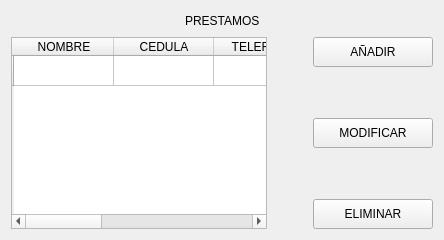
               <widget class="QWidget" name="lista_negra">
                <layout class="QVBoxLayout" name="verticalLayout_24">
                 <item>
                  <layout class="QHBoxLayout" name="horizontalLayout_23">
                   <item>
                    <spacer name="horizontalSpacer_31">
                     <property name="orientation">
                      <enum>Qt::Horizontal</enum>
                     </property>
                     <property name="sizeHint" stdset="0">
                      <size>
                       <width>40</width>
                       <height>20</height>
                      </size>
                     </property>
                    </spacer>
                   </item>
                   <item>
                    <widget class="QLabel" name="label_18">
                     <property name="text">
                      <string>PRESTAMOS</string>
                     </property>
                    </widget>
                   </item>
                   <item>
                    <spacer name="horizontalSpacer_32">
                     <property name="orientation">
                      <enum>Qt::Horizontal</enum>
                     </property>
                     <property name="sizeHint" stdset="0">
                      <size>
                       <width>40</width>
                       <height>20</height>
                      </size>
                     </property>
                    </spacer>
                   </item>
                  </layout>
                 </item>
                 <item>
                  <layout class="QHBoxLayout" name="horizontalLayout_24">
                   <item>
                    <widget class="QTableWidget" name="table_deudores">
                     <row>
                      <property name="text">
                       <string/>
                      </property>
                     </row>
                     <column>
                      <property name="text">
                       <string>NOMBRE</string>
                      </property>
                     </column>
                     <column>
                      <property name="text">
                       <string>CEDULA</string>
                      </property>
                     </column>
                     <column>
                      <property name="text">
                       <string>TELEFONO</string>
                      </property>
                     </column>
                     <column>
                      <property name="text">
                       <string>MONTO</string>
                      </property>
                     </column>
                     <column>
                      <property name="text">
                       <string>FECHA DEUDA</string>
                      </property>
                     </column>
                     <column>
                      <property name="text">
                       <string>DIAS DEBIENDO</string>
                      </property>
                     </column>
                     <item row="0" column="5">
                      <property name="text">
                       <string/>
                      </property>
                      <property name="font">
                       <font>
                        <weight>75</weight>
                        <bold>true</bold>
                       </font>
                      </property>
                      <property name="flags">
                       <set>ItemIsSelectable|ItemIsDragEnabled|ItemIsDropEnabled|ItemIsUserCheckable|ItemIsEnabled</set>
                      </property>
                     </item>
                    </widget>
                   </item>
                   <item>
                    <spacer name="horizontalSpacer_33">
                     <property name="orientation">
                      <enum>Qt::Horizontal</enum>
                     </property>
                     <property name="sizeType">
                      <enum>QSizePolicy::Fixed</enum>
                     </property>
                     <property name="sizeHint" stdset="0">
                      <size>
                       <width>40</width>
                       <height>20</height>
                      </size>
                     </property>
                    </spacer>
                   </item>
                   <item>
                    <layout class="QVBoxLayout" name="verticalLayout_23">
                     <item>
                      <widget class="QPushButton" name="add_deudor_btn">
                       <property name="minimumSize">
                        <size>
                         <width>120</width>
                         <height>30</height>
                        </size>
                       </property>
                       <property name="text">
                        <string>AÑADIR</string>
                       </property>
                      </widget>
                     </item>
                     <item>
                      <spacer name="verticalSpacer_18">
                       <property name="orientation">
                        <enum>Qt::Vertical</enum>
                       </property>
                       <property name="sizeHint" stdset="0">
                        <size>
                         <width>20</width>
                         <height>40</height>
                        </size>
                       </property>
                      </spacer>
                     </item>
                     <item>
                      <widget class="QPushButton" name="edit_deudor_btn">
                       <property name="minimumSize">
                        <size>
                         <width>120</width>
                         <height>30</height>
                        </size>
                       </property>
                       <property name="styleSheet">
                        <string notr="true">QPushButton:hover{
background-color: rgb(255, 85, 0);
color: rgb(0, 0, 0);
font: 77 10pt &quot;Arial Black&quot;;
}
</string>
                       </property>
                       <property name="text">
                        <string>MODIFICAR</string>
                       </property>
                      </widget>
                     </item>
                     <item>
                      <spacer name="verticalSpacer_17">
                       <property name="orientation">
                        <enum>Qt::Vertical</enum>
                       </property>
                       <property name="sizeHint" stdset="0">
                        <size>
                         <width>20</width>
                         <height>40</height>
                        </size>
                       </property>
                      </spacer>
                     </item>
                     <item>
                      <widget class="QPushButton" name="delete_deuda_btn">
                       <property name="minimumSize">
                        <size>
                         <width>120</width>
                         <height>30</height>
                        </size>
                       </property>
                       <property name="styleSheet">
                        <string notr="true">QPushButton:hover{
background-color: rgb(255, 27, 6);
color: rgb(0, 0, 0);
font: 77 10pt &quot;Arial Black&quot;;
}
</string>
                       </property>
                       <property name="text">
                        <string>ELIMINAR</string>
                       </property>
                      </widget>
                     </item>
                    </layout>
                   </item>
                  </layout>
                 </item>
                </layout>
               </widget>
